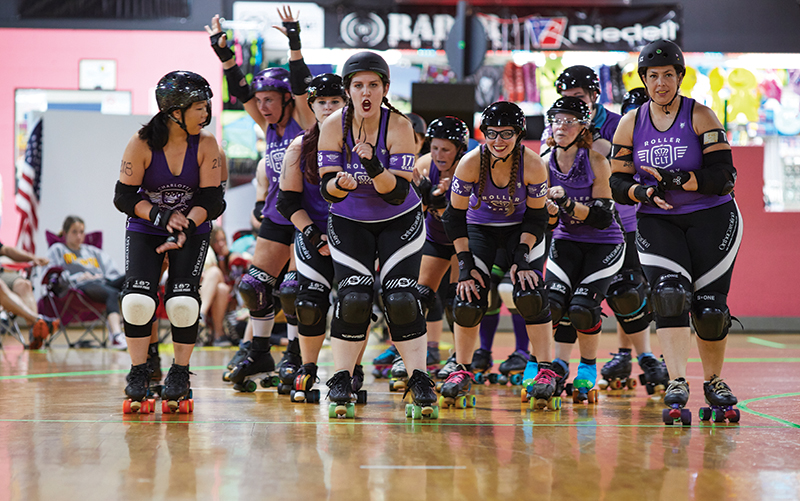
#> input picture jacob_office_hours/images/faces2.jpg, 800 x 501 px
$ jupyter execute --allow-errors ohours_VII.ipynb   (shell and % lines are left out)
#> lines starting #> are read from the running program, lines starting #| are printed output that depends on the picture; after the words box and inside, x2 and y2 are one past the last pixel; in counts of white or black regions, pixels touching at a corner belong together
# Boosting, Ensembles, and Clusters

[cell 1]
import cv2 as cv

[cell 2]
import numpy as np
import pandas as pd
import matplotlib.pyplot as plt

[cell 3]
import cv2 as cv

# Read image from your local file system
original_image = cv.imread('images/faces2.jpg')
#> original_image is the input picture: shape (501, 800, 3); mean B, G, R 108.9, 112.7, 130.5

# Convert color image to grayscale for Viola-Jones
grayscale_image = cv.cvtColor(original_image, cv.COLOR_BGR2GRAY)
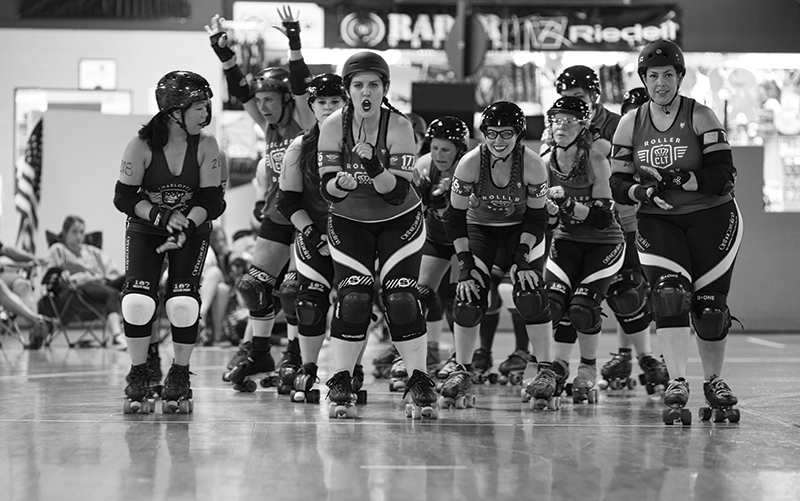
#> grayscale_image: shape (501, 800); min 0, max 255, mean 117.6

[cell 4]
plt.imshow(original_image);

[cell 5]
face_cascade = cv.CascadeClassifier('/Users/jacobkoehler/Library/Python/3.7/lib/python/site-packages/cv2/data/haarcascade_frontalface_alt.xml')

[cell 6]
detected_faces = face_cascade.detectMultiScale(grayscale_image)
#> detected_faces = [[251, 90, 26, 26], [427, 137, 29, 29], [343, 68, 46, 46], [640, 59, 43, 43]]

[cell 7]
for (column, row, width, height) in detected_faces:
    cv.rectangle(
        original_image,
        (column, row),
        (column + width, row + height),
        (0, 255, 0),
        2
    )
#> this loop made 4 passes
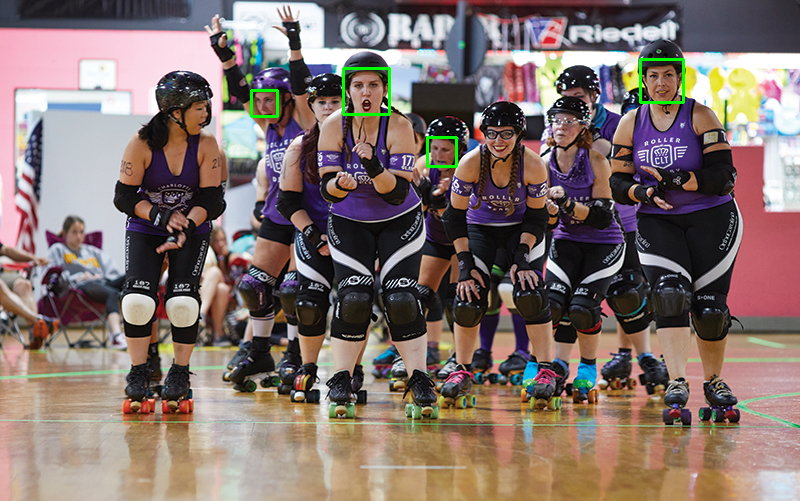
#> original_image: shape (501, 800, 3); 0.43% of pixels changed, all inside (x1, y1, x2, y2) = (250, 58, 685, 168)

[cell 8]
plt.imshow(original_image);

### AdaBoost and XGboost

[cell 9]
from sklearn.ensemble import AdaBoostClassifier

[cell 10]
boost = AdaBoostClassifier(n_estimators=1000)

[cell 11]
from sklearn.datasets import load_breast_cancer

[cell 12]
data = load_breast_cancer()

[cell 13]
X, y = data.data, data.target

[cell 14]
from sklearn.model_selection import train_test_split

[cell 15]
X_train, X_test, y_train, y_test = train_test_split(X, y, random_state = 10)

[cell 16]
np.unique(y_test, return_counts=True)[1]

[cell 17]
84/(84 + 59)

[cell 18]
boost.fit(X_train, y_train)

[cell 19]
boost.score(X_test, y_test)

[cell 20]
pd.DataFrame({'feature': data.feature_names,
              'importance': boost.feature_importances_})\
                    .sort_values(by = 'importance', ascending = False).head(5)

[cell 21]
import xgboost as xgb

#> (a cell that did not finish here is left out)

#> (a cell that did not finish here is left out)

#> (a cell that did not finish here is left out)

#> (a cell that did not finish here is left out)

[cell 26]
from sklearn.datasets import make_blobs

[cell 27]
X, y = make_blobs(centers = 3)

[cell 28]
plt.scatter(X[:, 0], X[:, 1])#, c = y)
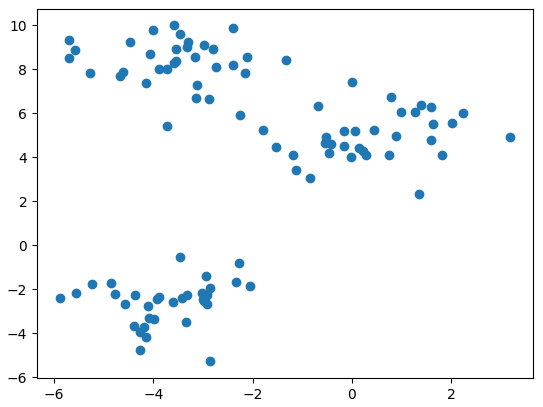
#> figure drawn by matplotlib, 1 panel

[cell 29]
from sklearn.cluster import KMeans

[cell 30]
kmeans = KMeans(n_clusters=3)

[cell 31]
kmeans.fit(X, y)

[cell 32]
labels = kmeans.labels_

[cell 33]
labels

[cell 34]
fig, ax = plt.subplots(1, 2, figsize = (16, 6))
ax[0].scatter(X[:, 0], X[:, 1], c = labels)
ax[1].scatter(X[:, 0], X[:, 1])#, c = y)
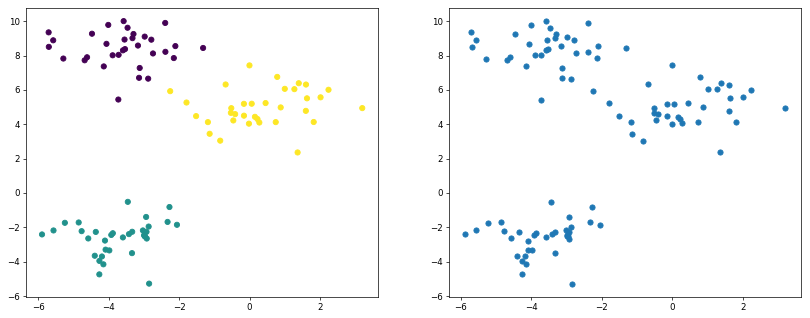
#> figure drawn by matplotlib, 2 panels

$ run again, with jacob_office_hours/images/faces.jpg copied over jacob_office_hours/images/faces2.jpg
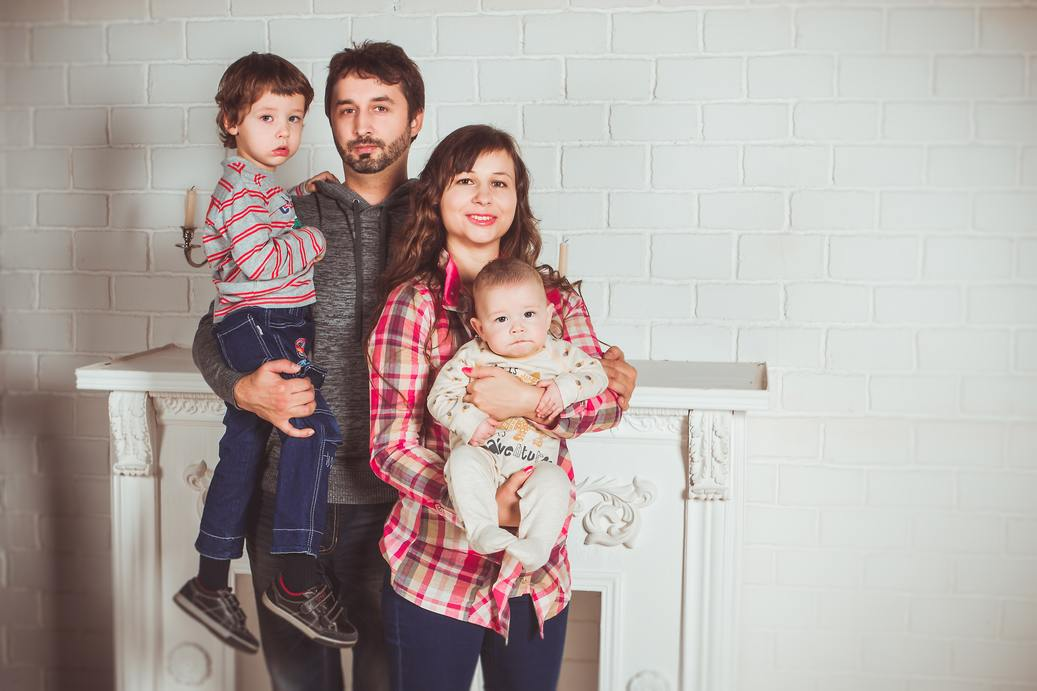
#> input picture jacob_office_hours/images/faces.jpg, 1037 x 691 px
#> original_image is the input picture: shape (691, 1037, 3); mean B, G, R 163.9, 167.7, 177.5
#> `grayscale_image = cv.cvtColor(original_image, cv.COLOR_BGR2GRAY)`:
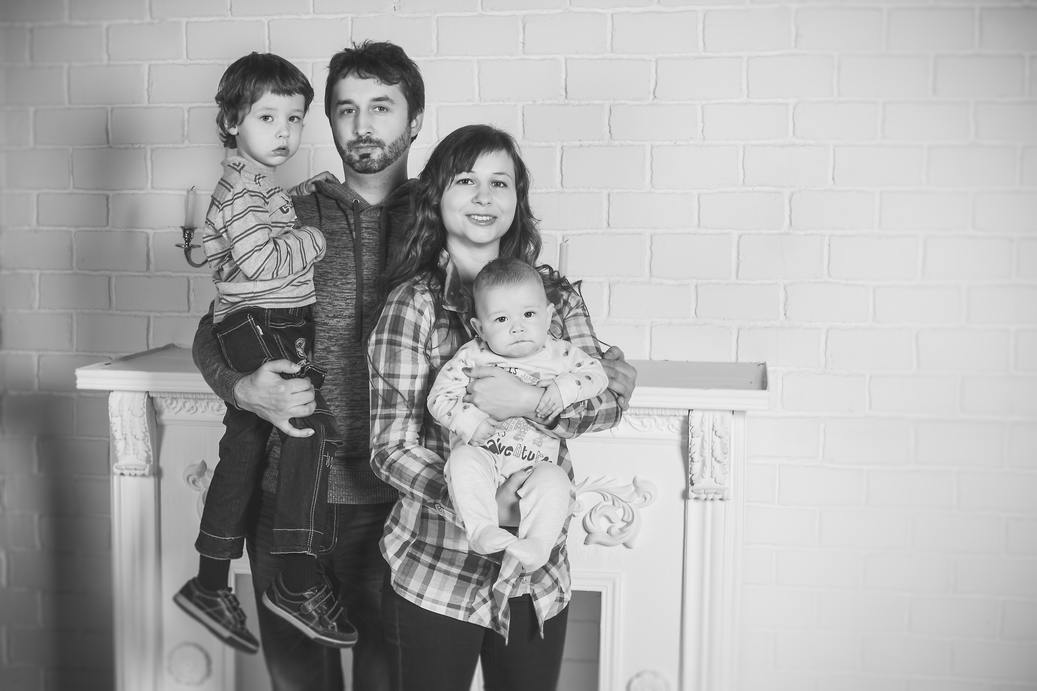
#> grayscale_image: shape (691, 1037); min 9, max 254, mean 170.2
#> detected_faces = [[242, 90, 75, 75], [439, 150, 87, 87], [476, 285, 82, 82], [317, 73, 94, 94]]
#> the loop `for (column, row, width, height) in detected_faces:` made 4 passes
#> after the loop `for (column, row, width, height) in detected_faces:`:
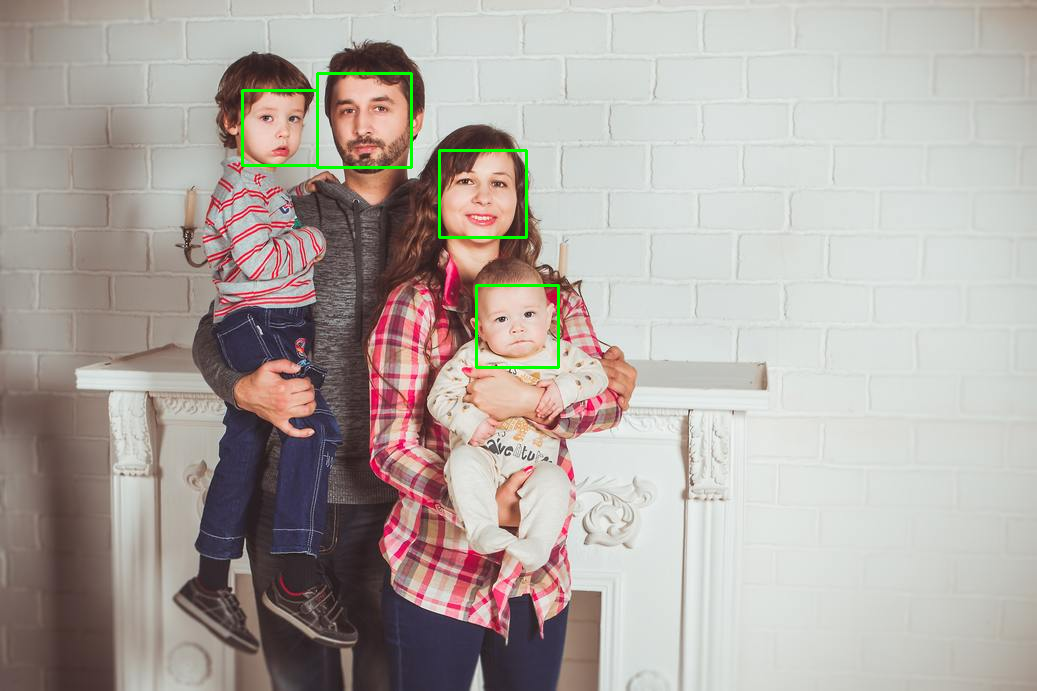
#> original_image: shape (691, 1037, 3); 0.53% of pixels changed, all inside (x1, y1, x2, y2) = (241, 72, 560, 369)
